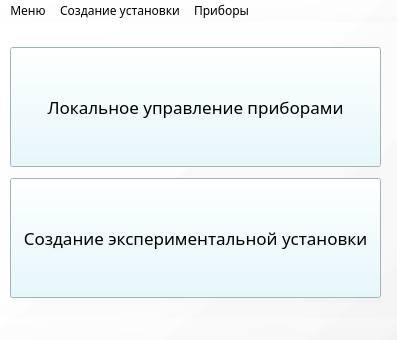
<?xml version="1.0" encoding="UTF-8"?>
<ui version="4.0">
 <class>MainWindow</class>
 <widget class="QMainWindow" name="MainWindow">
  <property name="geometry">
   <rect>
    <x>0</x>
    <y>0</y>
    <width>397</width>
    <height>340</height>
   </rect>
  </property>
  <property name="windowTitle">
   <string>Удаленное управление</string>
  </property>
  <property name="styleSheet">
   <string notr="true">font-family: Noto Sans SC;
background-color: qlineargradient(spread:pad, x1:1, y1:1, x2:0, y2:0, stop:0 rgba(220, 220, 220, 30), stop:0.427447 rgba(240, 240, 240,30), stop:1 rgba(255, 255, 255, 30));</string>
  </property>
  <widget class="QWidget" name="centralwidget">
   <widget class="QWidget" name="layoutWidget">
    <property name="geometry">
     <rect>
      <x>10</x>
      <y>20</y>
      <width>371</width>
      <height>261</height>
     </rect>
    </property>
    <layout class="QVBoxLayout" name="verticalLayout">
     <item>
      <widget class="QPushButton" name="local">
       <property name="minimumSize">
        <size>
         <width>100</width>
         <height>120</height>
        </size>
       </property>
       <property name="font">
        <font>
         <family>Noto Sans SC</family>
         <pointsize>13</pointsize>
        </font>
       </property>
       <property name="styleSheet">
        <string notr="true">background-color: rgb(224, 250, 255);</string>
       </property>
       <property name="text">
        <string>Локальное управление приборами</string>
       </property>
      </widget>
     </item>
     <item>
      <widget class="QPushButton" name="set_experiment">
       <property name="minimumSize">
        <size>
         <width>0</width>
         <height>120</height>
        </size>
       </property>
       <property name="font">
        <font>
         <family>Noto Sans SC</family>
         <pointsize>13</pointsize>
        </font>
       </property>
       <property name="styleSheet">
        <string notr="true">background-color: rgb(224, 250, 255);</string>
       </property>
       <property name="text">
        <string>Создание экспериментальной установки</string>
       </property>
      </widget>
     </item>
    </layout>
   </widget>
  </widget>
  <widget class="QStatusBar" name="statusbar"/>
  <widget class="QMenuBar" name="menubar">
   <property name="geometry">
    <rect>
     <x>0</x>
     <y>0</y>
     <width>397</width>
     <height>20</height>
    </rect>
   </property>
   <widget class="QMenu" name="menu">
    <property name="title">
     <string>Меню</string>
    </property>
    <addaction name="separator"/>
   </widget>
   <widget class="QMenu" name="menu_2">
    <property name="title">
     <string>Создание установки</string>
    </property>
    <addaction name="action_2"/>
    <addaction name="separator"/>
   </widget>
   <widget class="QMenu" name="menu_3">
    <property name="title">
     <string>Приборы</string>
    </property>
    <addaction name="actionMaisheng"/>
    <addaction name="actionSVPS34"/>
    <addaction name="actionLock_in"/>
    <addaction name="action_9"/>
   </widget>
   <addaction name="menu"/>
   <addaction name="menu_2"/>
   <addaction name="menu_3"/>
  </widget>
  <action name="action_2">
   <property name="text">
    <string>Выбор приборов</string>
   </property>
  </action>
  <action name="action_4">
   <property name="text">
    <string>один</string>
   </property>
  </action>
  <action name="actionMaisheng">
   <property name="text">
    <string>Maisheng</string>
   </property>
  </action>
  <action name="actionSVPS34">
   <property name="text">
    <string>SVPS34</string>
   </property>
  </action>
  <action name="actionLock_in">
   <property name="text">
    <string>Lock in</string>
   </property>
  </action>
  <action name="action_9">
   <property name="text">
    <string>АКИП</string>
   </property>
  </action>
 </widget>
 <resources/>
 <connections/>
</ui>
